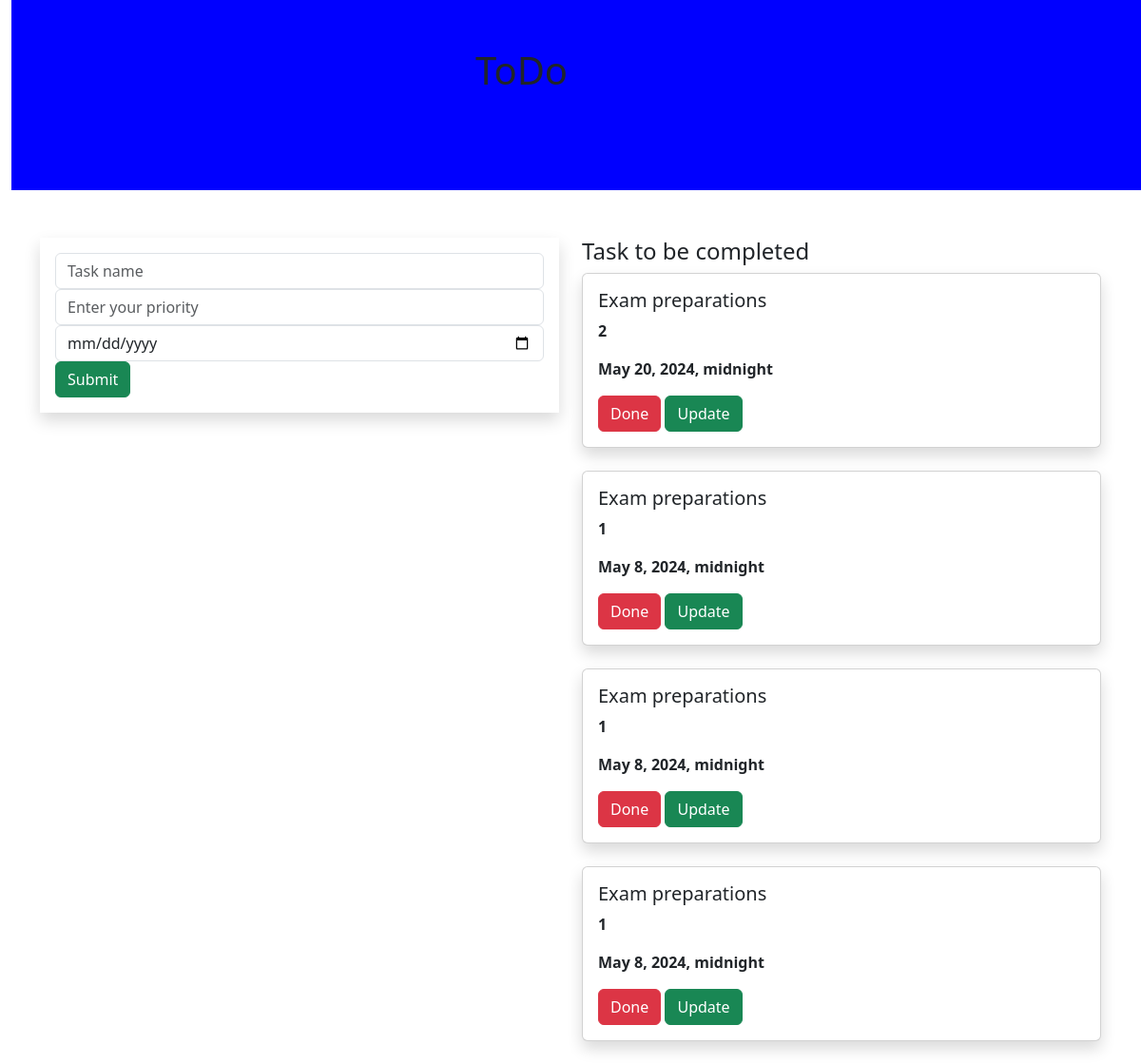
The page / on the database its author committed.
### todoapp/models.py (models this page shows)
class Task(models.Model):
    name = models.CharField(max_length=250)
    priority = models.IntegerField()
    date = models.DateTimeField()

### todoapp/views.py (the view)
# urls.py: path('',views.add,name='add'),
def add(request):
    task1 = Task.objects.all()
    if request.method=='POST':
        Name = request.POST.get('task', '')
        Priority = request.POST.get('priority', '')
        Date=request.POST.get('date','')
        task = Task(name=Name, priority=Priority,date=Date)
        task.save()
    return render(request,'home.html',{'task1':task1})

### templates/home.html (shortened to what this page needs)
{% extends 'base.html' %}
{% block content %}
<div class="container-fluid">
    <div class="row">
        <div class="col-md-12">
            <div class="banner">
                <div class="banner-text">
                    <h1>ToDo</h1>
                </div>
            </div>
        </div>
    </div>
</div>
<div class="container">
    <div class="row">
        <div class="col-md-6">
        <form method="POST" class="p-3 shadow">
             <div class="form-group">
    <input type="text" class="form-control" name="task" placeholder="Task name">
             </div>
             <div class="form-group">
    <input type="text" class="form-control" name="priority" placeholder="Enter your priority">
             </div>
            <div class="form-group">
    <input type="date" class="form-control" name="date" placeholder="Enter your date">
             </div>
    <input type="submit" class="btn btn-success">
         </form>
         </div>
        <div class="col-md-6">
            <h4>Task to be completed</h4>
            {% for i in task1 %}
            <div class="shadow card">
                <div class="card-body">
                    <h5 class="card-title">{{i.name}}</h5>
                    <p><b>{{i.priority}}</b></p>
                    <p><b>{{i.date}}</b></p>
                    <a class="btn btn-danger" href="{% url 'delete' i.id %}">Done</a>
                    <a class="btn btn-success" href="{% url 'update' i.id %}">Update</a>
                </div>
            </div>
            <br>
            {% endfor %}
        </div>
    </div>
</div>
{% endblock %}

### templates/base.html (shortened to what this page needs)
{% load static %}
<!DOCTYPE html>
<html lang="en">
<head>
    <link rel="stylesheet" href="https://cdn.jsdelivr.net/npm/bootstrap@5.3.2/dist/css/bootstrap.min.css">
    <link rel="stylesheet" href="{% static 'style.css'%}">
</head>
<body>
{% block content %}
{% endblock %}
</body>
</html>

### static/style.css (style rules this page uses)
.banner { background-color:blue; width:1200px; height:200px; margin-bottom:50px; }
.banner-text { top:50px; left:500px; position:absolute; }

### rows shown on the page
Task: name "Exam preparations", priority "2", date "May 20, 2024, midnight"
Task: name "Exam preparations", priority "1", date "May 8, 2024, midnight"
Task: name "Exam preparations", priority "1", date "May 8, 2024, midnight"
Task: name "Exam preparations", priority "1", date "May 8, 2024, midnight"
